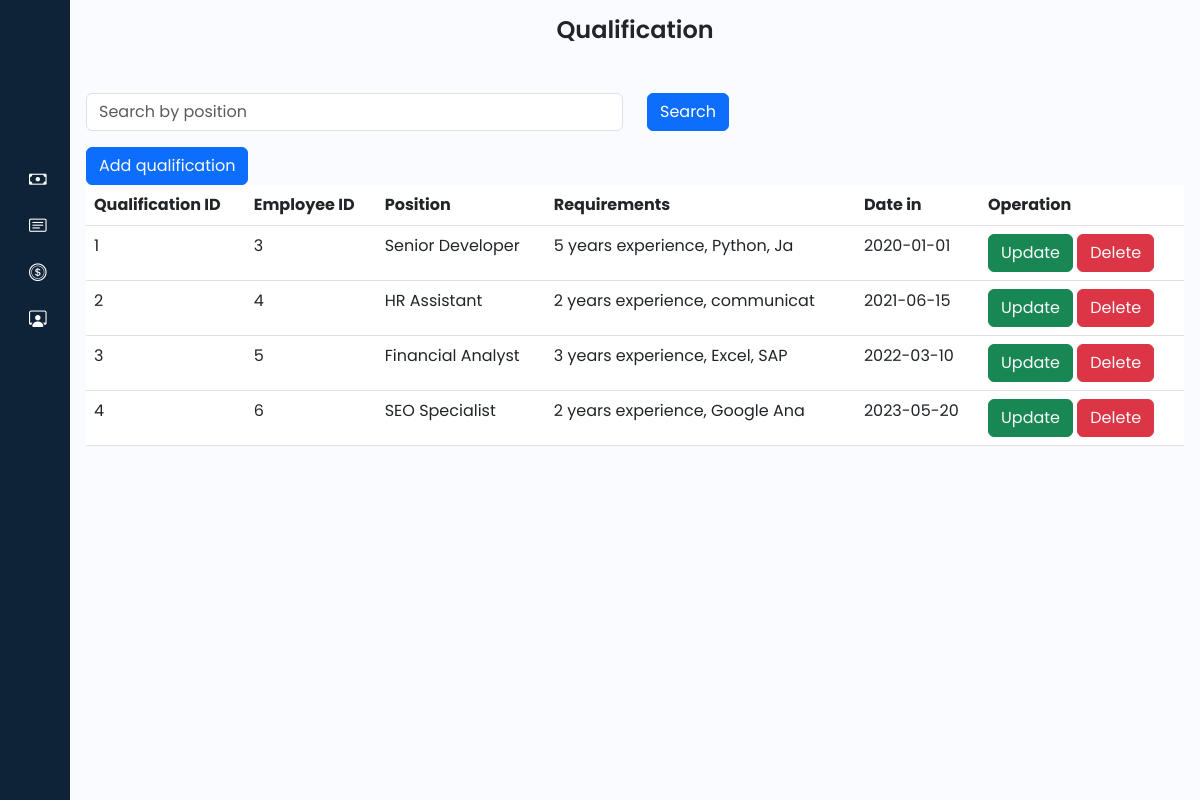
/admin/qualification.php, run on an earlier commit of the app's database.
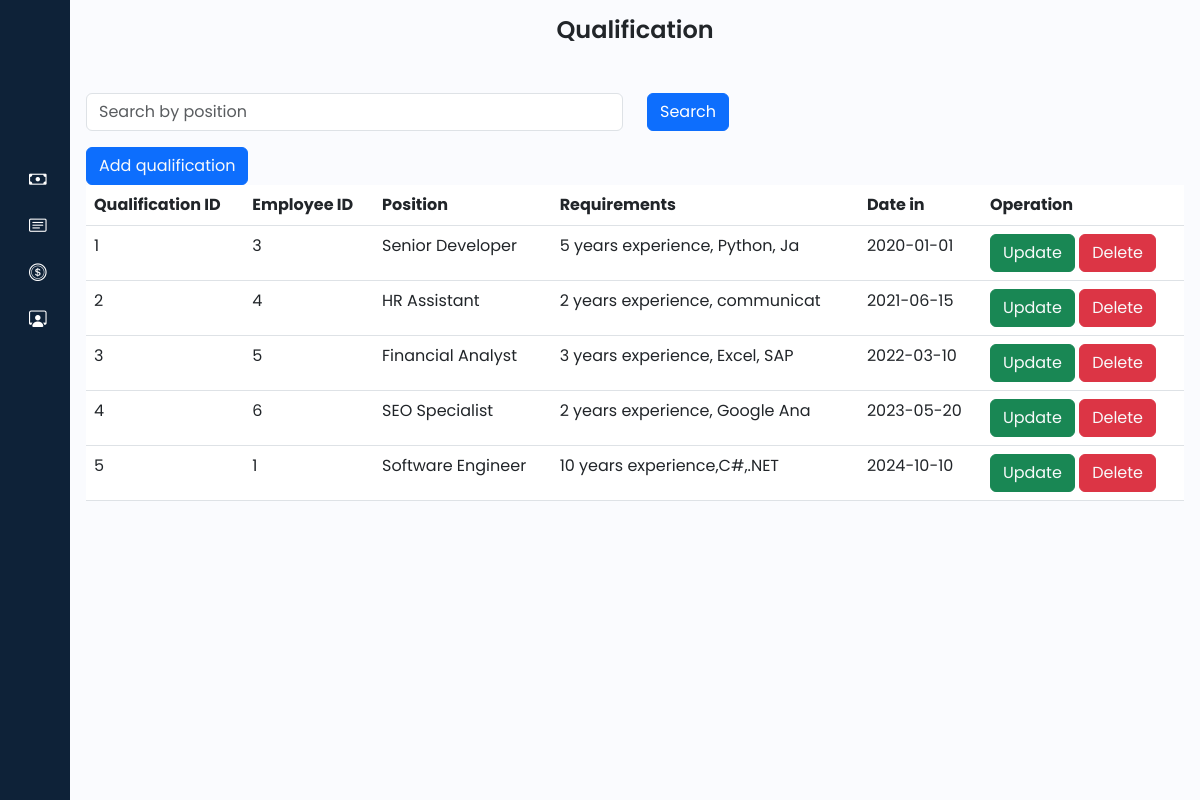
And on a later commit of the database.
### tables this page shows
CREATE TABLE `qualification` (
  `qual_ID` int(11) NOT NULL,
  `emp_ID` int(11) DEFAULT NULL,
  `position` varchar(30) DEFAULT NULL,
  `requirements` varchar(30) DEFAULT NULL,
  `date_in` date DEFAULT NULL
);

### admin/qualification.php (the view, shortened to what this page needs)
<?php
@include '../connection/connect.php';
$select = "SELECT * FROM qualification";
$result = mysqli_query($con, $select);
?>
<!DOCTYPE html>
<html lang="en">
<head>
    <link href="https://cdn.lineicons.com/4.0/lineicons.css" rel="stylesheet" />
    <link href="https://cdn.jsdelivr.net/npm/bootstrap@5.3.0-alpha3/dist/css/bootstrap.min.css" rel="stylesheet"
>
    <link rel="stylesheet" href="https://cdn.jsdelivr.net/npm/bootstrap-icons@1.11.3/font/bootstrap-icons.min.css">
    <link rel="stylesheet" href="style/style.css">
</head>
<body>
    <div class="wrapper">
        <?php include 'sidebar.php'; ?>
        <div class="main p-3">
            <div class="text-center mb-5">
                <h1>
                    Qualification
                </h1>
            </div>
            <form method="post">
                <div class="row mb-3">
                    <div class="col-sm">
                        <input type="text" name="search_keyword" class="form-control" placeholder="Search by position" value="<?php echo isset($search_keyword) ? $search_keyword : ''; ?>">
                    </div>
                    <div class="col-sm">
                        <button type="submit" name="search" class="btn btn-primary">Search</button>
                    </div>
                </div>
            </form>
            <button class="btn btn-primary">
                <a href="operation/qualification/create.php" class="text-light">Add qualification</a>
            </button>
            <table class="table table-inverse">
            <thead>
                <tr>
                    <th>Qualification ID</th>
                    <th>Employee ID</th>
                    <th>Position</th>
                    <th>Requirements</th>
                    <th>Date in</th>
                    <th>Operation</th>
                </tr>
            </thead>
            <tbody>
                <?php
                if ($result) {
                    while ($row = mysqli_fetch_assoc($result)) {
                        $qual_ID = $row['qual_ID'];
                        $emp_ID = $row['emp_ID'];
                        $position = $row['position'];
                        $requirements = $row['requirements'];
                        $date_in = $row['date_in'];
                        echo '<tr>
                            <td>'.$qual_ID.' </td>
                            <td>'.$emp_ID.' </td>
                            <td>'.$position.' </td>
                            <td>'.$requirements.' </td>
                            <td>'.$date_in.' </td>
                            <td>
                                <button class="btn btn-success"><a href="operation/qualification/update.php?updatequal_ID='.$qual_ID.'" class="text-light">Update</a></button>
                                <button class="btn btn-danger"><a href="operation/qualification/delete.php?deletequal_ID='.$qual_ID.'" class="text-light">Delete</a></button>
                            </td>
                        </tr>';
                    }
                }
                ?>
            </tbody>
            </table>
        </div>
    </div>
</body>
</html>

What changed in the data, as far as the page shows it:
added qualification: qual_ID "5", emp_ID "1", position "Software Engineer", requirements "10 years experience,C#,.NET", date_in "2024-10-10"
